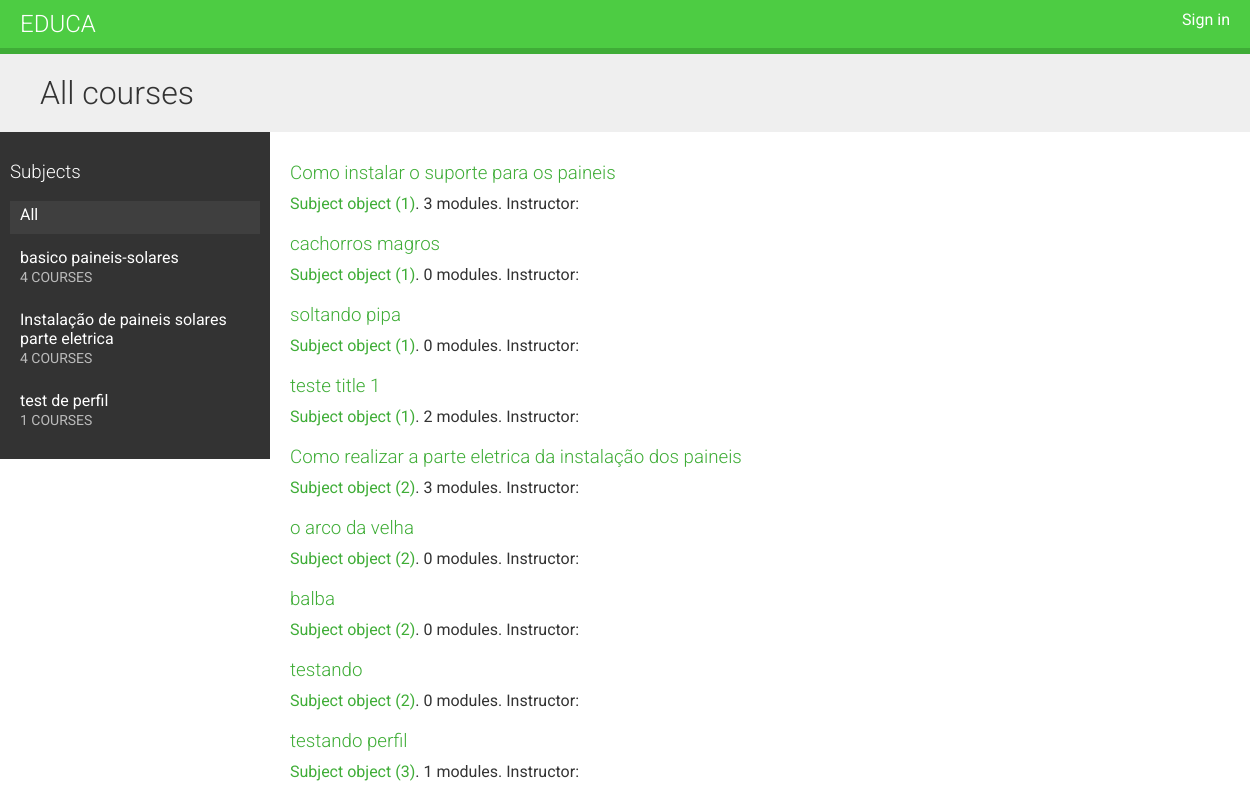
The page / on the database its author committed.
### courses/models.py (models this page shows, shortened)
class Subject(models.Model):
    title = models.CharField(max_length=200)
    slug = models.SlugField(max_length=200, unique=True)
    class Meta:
        ordering = ['title']

class Course(models.Model):
    owner = models.ForeignKey(User, related_name='courses_created', on_delete=models.CASCADE)
    subject = models.ForeignKey(Subject, related_name='courses', on_delete=models.CASCADE)
    title = models.CharField(max_length=200)
    slug = models.SlugField(max_length=200, unique=True)
    overview = models.TextField()
    created = models.DateTimeField(auto_now_add=True)
    class Meta:
        ordering = ['-created']

### courses/views.py (the view)
# urls.py: path('', CourseListView.as_view(), name='course_list'),
class CourseListView(TemplateResponseMixin, View):
    model = Course
    template_name = 'courses/course/list.html'
    def get(self, request, subject=None):
        subjects = cache.get('all_subjects')
        if not subjects:
            subjects = Subject.objects.annotate(
                            total_courses=Count('courses'))
            cache.set('all_subjects', subjects)
        all_courses = Course.objects.annotate(
                           total_modules=Count('modules'))
        if subject:
            subject = get_object_or_404(Subject, slug=subject)
            key = f'subject_{subject.id}_courses'
            courses = cache.get(key)
            if not courses:
                courses = all_courses.filter(subject=subject)
                cache.set(key, courses)
        else:
            courses = cache.get('all_courses')
            if not courses:
                courses = all_courses
                cache.set('all_courses', courses)
        return self.render_to_response({'subjects': subjects,
                                        'subject': subject,
                                        'courses': courses})

### courses/templates/courses/course/list.html (shortened to what this page needs)
{% extends "base.html" %}
{% block content %}
<h1>
  {% if subject %}
    {{ subject.title }} courses
  {% else %}
    All courses
  {% endif %}
</h1>
<div class="contents">
  <h3>Subjects</h3>
  <ul id="modules">
    <li {% if not subject %}class="selected"{% endif %}>
      <a href="{% url 'course_list' %}">All</a>
    </li>
    {% for s in subjects %}
      <li {% if subject == s %}class="selected"{% endif %}>
        <a href="{% url 'course_list_subject' s.slug %}">
          {{ s.title }}
          <br><span>{{ s.total_courses }} courses</span>
        </a>
      </li>
    {% endfor %}
  </ul>
</div>
<div class="module">
  {% for course in courses %}
    {% with subject=course.subject %}
      <h3>
        <a href="{% url 'course_detail' course.slug %}">
          {{ course.title }}
        </a>
      </h3>
      <p>
        <a href="{% url 'course_list_subject' subject.slug %}">{{ subject }}</a>.
          {{ course.total_modules }} modules.
          Instructor: {{ course.owner.get_full_name }}
      </p>
    {% endwith %}
  {% endfor %}
</div>
{% endblock %}

### courses/templates/base.html (shortened to what this page needs)
{% load static %}
<!DOCTYPE html>
<html>
    <head>
        <link href="{% static 'css/base.css' %}" rel="stylesheet">
    </head>
    <body>
        <div id="header"> <a href="/" class="logo">Educa</a>
            <ul class="menu"> {% if request.user.is_authenticated %}
            <li>
                {{user}}
            <a href="{% url 'logout' %}">Sign out</a></li>
            {% else %}
            <li>
                <a href="{% url 'login' %}">Sign in</a>
            </li>
            {% endif %}
            </ul>
        </div>
        <div id="content">
            {% block content %}
            {% endblock %}
        </div>
    </body>
</html>

### courses/static/css/base.css (style rules this page uses)
body { margin:0; font-family:'Roboto', sans-serif; font-weight:400; color:#333; }
a { color:#3fad37; text-decoration:none; }
ul { float:left; }
h1, h2, h3, h4, h5, h6 { font-family:'Roboto', sans-serif; font-weight:300; }
h1 { background:#efefef; width:100%; overflow:auto; padding:20px 0 20px 40px; margin:0; }
.module { padding:10px 20px; float:left; width:600px; }
.module h3 { margin:20px 0 0; padding:0; width:100%; }
.module p { margin:10px 0 20px; width:100%; float:left; }
#header { background:#4dcc43; overflow:auto; padding:10px 20px; border-bottom:6px solid #3fad37; }
#header .logo { text-decoration:none; font-family:'Roboto', sans-serif; font-weight:300; text-transform:uppercase; font-size:24px; color:#fff; float:left; }
#header a { color:#fff; }
#header .menu { list-style:none; float:right; margin:0; padding:0; }
.contents { width:20%; padding:10px; float:left; background:#333; color: #fff; font-family:'Roboto', sans-serif; }
.contents ul { list-style:none; margin:0; padding:0; width:100%; }
.contents ul li { margin:0 0 10px 0; padding:4px 10px 10px; overflow:auto; cursor:move; }
.contents ul li.selected { background:#3f3f3f; }
.contents ul span { text-transform:uppercase; color:#bbb; font-size:14px; }
.contents ul a { display:block; color:#fff; text-decoration:none; }

### rows shown on the page
Subject: title "basico paineis-solares", total_courses "4"
Subject: title "Instalação de paineis solares parte eletrica", total_courses "4"
Subject: title "test de perfil", total_courses "1"
Course: title "Como instalar o suporte para os paineis", subject "Subject object (1)", total_modules "3"
Course: title "cachorros magros", subject "Subject object (1)", total_modules "0"
Course: title "soltando pipa", subject "Subject object (1)", total_modules "0"
Course: title "teste title 1", subject "Subject object (1)", total_modules "2"
Course: title "Como realizar a parte eletrica da instalação dos paineis", subject "Subject object (2)", total_modules "3"
Course: title "o arco da velha", subject "Subject object (2)", total_modules "0"
Course: title "balba", subject "Subject object (2)", total_modules "0"
Course: title "testando", subject "Subject object (2)", total_modules "0"
Course: title "testando perfil", subject "Subject object (3)", total_modules "1"
